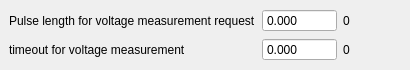
<?xml version="1.0" encoding="UTF-8"?>
<ui version="4.0">
 <class>VoltMeasConfMainWin</class>
 <widget class="QMainWindow" name="VoltMeasConfMainWin">
  <property name="geometry">
   <rect>
    <x>0</x>
    <y>0</y>
    <width>410</width>
    <height>70</height>
   </rect>
  </property>
  <property name="windowTitle">
   <string>Voltage Measurement Configuration</string>
  </property>
  <property name="locale">
   <locale language="English" country="UnitedStates"/>
  </property>
  <widget class="QWidget" name="centralwidget">
   <layout class="QGridLayout" name="gridLayout">
    <item row="1" column="2">
     <widget class="QLabel" name="label_measVoltTimeout_mu_s_set">
      <property name="text">
       <string>0</string>
      </property>
     </widget>
    </item>
    <item row="0" column="0">
     <widget class="QLabel" name="label_measVoltPulseLength_mu_s">
      <property name="text">
       <string>Pulse length for voltage measurement request</string>
      </property>
     </widget>
    </item>
    <item row="0" column="1">
     <widget class="QDoubleSpinBox" name="doubleSpinBox_measVoltPulseLength_mu_s">
      <property name="buttonSymbols">
       <enum>QAbstractSpinBox::NoButtons</enum>
      </property>
      <property name="keyboardTracking">
       <bool>false</bool>
      </property>
      <property name="decimals">
       <number>3</number>
      </property>
      <property name="maximum">
       <double>1000000.000000000000000</double>
      </property>
     </widget>
    </item>
    <item row="0" column="2">
     <widget class="QLabel" name="label_measVoltPulseLength_mu_s_set">
      <property name="text">
       <string>0</string>
      </property>
     </widget>
    </item>
    <item row="1" column="0">
     <widget class="QLabel" name="label_measVoltTimeout_mu_s">
      <property name="text">
       <string>timeout for voltage measurement</string>
      </property>
     </widget>
    </item>
    <item row="1" column="1">
     <widget class="QDoubleSpinBox" name="doubleSpinBox_measVoltTimeout_mu_s_set">
      <property name="buttonSymbols">
       <enum>QAbstractSpinBox::NoButtons</enum>
      </property>
      <property name="keyboardTracking">
       <bool>false</bool>
      </property>
      <property name="decimals">
       <number>3</number>
      </property>
      <property name="maximum">
       <double>1000000.000000000000000</double>
      </property>
     </widget>
    </item>
    <item row="2" column="1">
     <spacer name="verticalSpacer">
      <property name="orientation">
       <enum>Qt::Vertical</enum>
      </property>
      <property name="sizeHint" stdset="0">
       <size>
        <width>20</width>
        <height>40</height>
       </size>
      </property>
     </spacer>
    </item>
   </layout>
  </widget>
 </widget>
 <resources/>
 <connections/>
</ui>
